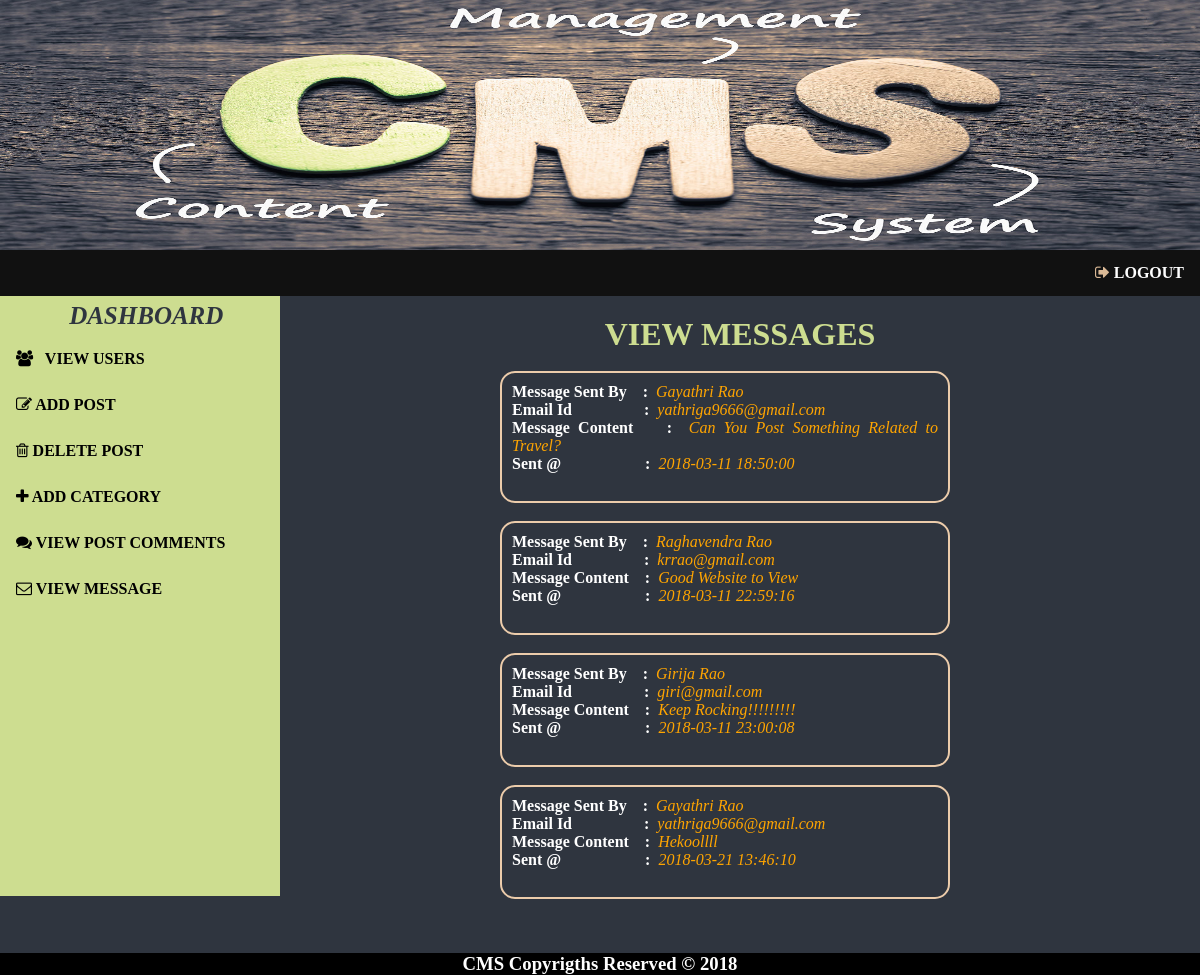
Page /message.php (signed in) on the committed database.
### tables this page shows
CREATE TABLE IF NOT EXISTS `contact` (
  `CID` int(11) NOT NULL AUTO_INCREMENT,
  `CNAME` varchar(25) NOT NULL,
  `CEMAIL` varchar(50) NOT NULL,
  `CCONTACT` varchar(15) NOT NULL,
  `CMESS` text NOT NULL,
  `CTIME` datetime NOT NULL,
  `UID` int(11) NOT NULL,
  PRIMARY KEY (`CID`)
);

### message.php (the view, shortened to what this page needs)
<?php
include "config.php";
?>
<html>
	<head>
		<?php include "head.php" ?>
	</head>
	<body>
	<?php include "nav.php";?>
		<div id="container">
			<div id="sidenav">
				<ul>
					<li id="dash"> &nbsp DASHBOARD</li>
					<li><a href="ahome.php"><i class="fa fa-users"></i> &nbsp VIEW USERS </a></li>
					<li><a href="addpost.php"><i class="fa fa-pencil-square-o"></i> ADD POST &nbsp </a></li>
					<li><a href="delpost.php"><i class="fa fa-trash-o"></i> DELETE POST </a></li>
					<li><a href="addcat.php"><i class="fa fa-plus"></i> ADD CATEGORY</a></li>
					<li><a href="viewcomments.php"><i class="fa fa-comments"></i> VIEW POST COMMENTS</a></li>
					<li><a href="message.php"><i class="fa fa-envelope-o"></i> VIEW MESSAGE</a></li>
				</ul>
			</div>
				<h1>VIEW MESSAGES</h1><br>
						<?php
							$sql="SELECT * FROM contact";
							$res=$con->query($sql);
							if($res->num_rows>0)
							{
								while($row=$res->fetch_assoc())
								{
									echo "
										<div id='vm'>
										<b>Message Sent By &nbsp &nbsp:&nbsp </b> <i> {$row["CNAME"]}</i></br>
										<b>Email Id	&nbsp &nbsp &nbsp &nbsp&nbsp &nbsp &nbsp &nbsp &nbsp :&nbsp</b> <i> {$row["CEMAIL"]}</i></br>
										<b>Message Content&nbsp &nbsp :&nbsp</b> <i> {$row["CMESS"]}</i></br>
										<b>Sent @ &nbsp &nbsp &nbsp &nbsp &nbsp &nbsp &nbsp &nbsp &nbsp &nbsp   :&nbsp</b> <i> {$row["CTIME"]}</i></br></br>
										</div>
										</br>
									";
								}
							}
						?>
				<br>
				<br>
		</div>
	<?php include "foot.php";?>
	</body>
</html>

### style.css (style rules this page uses)
* { margin:0px; padding:0px; }
ul { list-style-type: none; margin: 0px; padding: 0px; overflow: hidden; background-color: #111; }
li { float: left; }
li i { color:#dab996; }
li a { display: block; color: white; text-align: center; padding: 14px 16px; text-decoration: none; font-weight:bold; }
#sidenav { width:280px; height:600px; float:left; background:#cddd90; }
#sidenav ul { list-style-type:none; display:block; background:#cddd90; }
#sidenav ul li a,#sidenav ul li i { color:black; }
#dash { font-style:italic; font-size:25px; font-weight:bold; color:#2f353f !important; line-height:40px; margin-left:0px; margin-top:0px; background:; height:40px; text-align:center; width:280px; }
#container { height:auto; width:100%; float:left; background:#2f353f; }
body { background:#2f353f; }
h1 { text-align:center; font-weight:bold; margin-top:20px; text-decoration:italic; font-family:Harrington; color:#cddd90; }
#vm { border:2px solid #ecccab; width:auto; border-radius:15px; padding:10px; margin-left:500px; margin-right:250px; text-align:justify; }
#vm i { color:orange; }
#vm b { color:white; }

### rows in the picture
contact: CNAME "Gayathri Rao", CEMAIL "yathriga9666@gmail.com", CMESS "Can You Post Something Related to Travel?", CTIME "2018-03-11 18:50:00"
contact: CNAME "Raghavendra Rao", CEMAIL "krrao@gmail.com", CMESS "Good Website to View", CTIME "2018-03-11 22:59:16"
contact: CNAME "Girija Rao", CEMAIL "giri@gmail.com", CMESS "Keep Rocking!!!!!!!!!", CTIME "2018-03-11 23:00:08"
contact: CNAME "Gayathri Rao", CEMAIL "yathriga9666@gmail.com", CMESS "Hekoollll", CTIME "2018-03-21 13:46:10"
